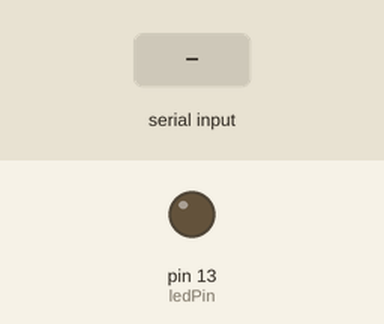
This sketch was run on a simulated Arduino Uno, built with avr-gcc and run on an emulated ATmega328P. Parts: output pins drawn as LEDs (lit = HIGH). The test bench sets the inputs (shaded band).

Above: at 1.2 s.
1.3 s: "90,45\n" received over Serial
At 1.55 s:
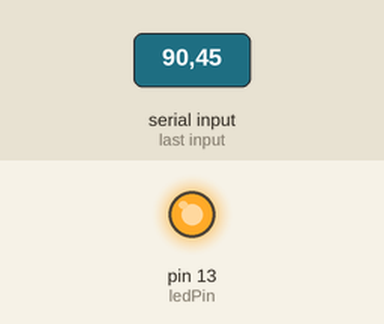
Timing chart, 0 to 8.5 s (numbered marks = the images above; inputs shaded):
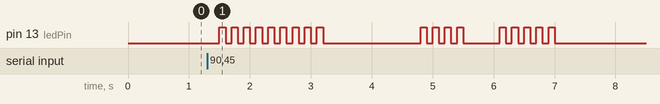

Measured:
- after the input at 1.3 s, pin 13 (ledPin): LOW → HIGH after 0.20 s, → LOW 0.10 s later, → HIGH 0.10 s later, → LOW 0.10 s later, … (36 changes in this stretch)

The sketch:

connection.ino
```cpp
#include <Arduino.h>

const int ledPin = 13;
void setup(){
  pinMode(ledPin, OUTPUT);
  Serial.begin(9600);
}
void loop(){
if(Serial.available()){
  light(Serial.read() - '0');
  }
  delay(500);
}

void light(int n){
  for (int i=0; i<n; i++){
    digitalWrite(ledPin, HIGH);
    delay(100);
    digitalWrite(ledPin, LOW);
    delay(100);
  }
}
```
